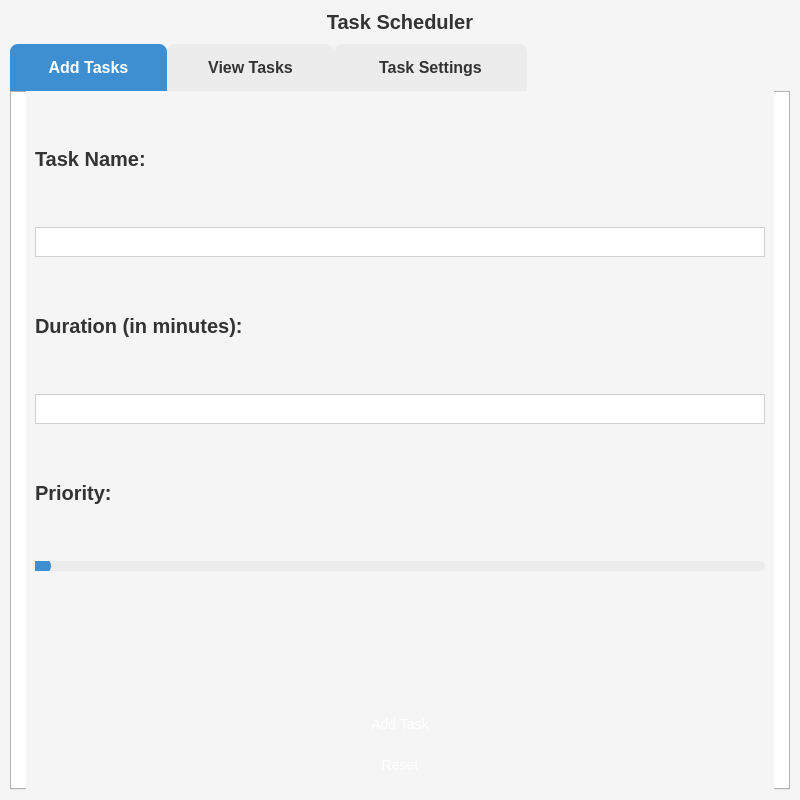
<?xml version="1.0" encoding="UTF-8"?>
<ui version="4.0">
 <class>main_menu</class>
 <widget class="QMainWindow" name="main_menu">
  <property name="geometry">
   <rect>
    <x>0</x>
    <y>0</y>
    <width>800</width>
    <height>800</height>
   </rect>
  </property>
  <property name="minimumSize">
   <size>
    <width>800</width>
    <height>800</height>
   </size>
  </property>
  <property name="windowTitle">
   <string>Main Menu</string>
  </property>
  <property name="styleSheet">
   <string notr="true">/* Set the background color for the entire application */
QMainWindow {
    background-color: #F5F5F5;
}

QWidget {
    background-color: #F5F5F5;
}

/* Style the header and title */
QHeaderView::section, QLabel {
    color: #333333;
    font-size: 20px;
    font-weight: bold;
}

/* Set the background color for the task list area */
QListView {
    background-color: #F9F9F9;
}

/* Alternate background colors for task items */
QListView::item:alternate {
    background-color: #ECECEC;
}

/* Style the buttons */
QPushButton {
    background-color: qlineargradient(x1: 0, y1: 0, x2: 0, y2: 1,
                                      stop: 0 #3D8FD1, stop: 1 #2E7CB5);
    border: none;
    border-radius: 4px;
    color: white;
    padding: 8px 16px;
    font-size: 14px;
}

QPushButton:hover {
    background-color: #2D9CDB;
    cursor: pointer;
}

QPushButton:pressed {
    background-color: #1F79A7;
}

/* Style the task priority indicators */
.QListView::indicator {
    width: 12px;
    height: 12px;
}

.QListView::indicator:checked {
    background-color: #27AE60;
}

/* Set the font for the task items */
QListView::item {
    font-size: 16px;
}

/* Style the selected task */
QListView::item:selected {
    background-color: #2D9CDB;
    color: white;
}

/* Set the font for the task description */
QListView::item QLabel {
    font-size: 14px;
}

/* Style the scrollbars */
QScrollBar:vertical {
    background-color: #F9F9F9;
    width: 12px;
}

QScrollBar::handle:vertical {
    background-color: #D1D1D1;
}

QScrollBar::handle:hover:vertical {
    background-color: #BDBDBD;
}

QScrollBar::add-line:vertical,
QScrollBar::sub-line:vertical,
QScrollBar::add-page:vertical,
QScrollBar::sub-page:vertical {
    background: none;
}

QScrollBar::add-line:vertical {
    height: 12px;
    subcontrol-position: bottom;
    subcontrol-origin: margin;
}

QScrollBar::sub-line:vertical {
    height: 12px;
    subcontrol-position: top;
    subcontrol-origin: margin;
}

/* Style the scrollbars when hovered */
QScrollBar:hover:vertical {
    background-color: #ECECEC;
}

QScrollBar::add-line:hover:vertical,
QScrollBar::sub-line:hover:vertical {
    background: none;
}

QScrollBar::add-page:hover:vertical,
QScrollBar::sub-page:hover:vertical {
    background-color: #ECECEC;
}

/* Style the scrollbars when pressed */
QScrollBar:vertical:pressed {
    background-color: #D1D1D1;
}

QScrollBar::add-line:vertical:pressed,
QScrollBar::sub-line:vertical:pressed {
    background: none;
}

QScrollBar::add-page:vertical:pressed,
QScrollBar::sub-page:vertical:pressed {
    background-color: #D1D1D1;
}

/* Style the tab widget */
QTabWidget {
    background-color: #F9F9F9;
    border: none;
}

/* Set the font and size for the tab titles */
QTabBar::tab {
    font-size: 16px;
    font-weight: bold;
    padding: 8px 16px;
}

/* Set the color for the unselected tabs */
QTabBar::tab:!selected {
    color: #333333;
    background-color: #ECECEC;
    border-top-left-radius: 8px;
    border-top-right-radius: 8px;
}

/* Set the color for the selected tab */
QTabBar::tab:selected {
    color: white;
    background-color: #3D8FD1;
    border-top-left-radius: 8px;
    border-top-right-radius: 8px;
}

/* Set the margin and padding for the content area */
QTabWidget::pane {
    margin-top: -1px;
    padding-left: 16px;
    padding-right: 16px;
}

/* Style the QLineEdit */
QLineEdit, QTimeEdit {
	font: 18pt &quot;MS UI Gothic&quot;;
    background-color: #FFFFFF;
    border: 1px solid #D1D1D1;
    padding: 6px;
    color: #333333;
}

/* Style the QLineEdit when focused */
QLineEdit:focus, QTimeEdit:focus {
    border-color: #3D8FD1;
}

/* Style the placeholder text */
QLineEdit::placeholder {
    color: #999999;
}

/* Style the QSlider */
QSlider {
    background-color: transparent;
    height: 10px;
}

/* Style the groove of the QSlider */
QSlider::groove:horizontal {
    background-color: #ECECEC;
    border-radius: 5px;
}

/* Style the handle of the QSlider */
QSlider::handle:horizontal {
    background-color: #3D8FD1;
    border: none;
    height: 16px;
    width: 16px;
    margin: -3px 0;
    border-radius: 8px;
}

/* Style the handle of the QSlider when pressed or hovered */
QSlider::handle:horizontal:hover,
QSlider::handle:horizontal:pressed {
    background-color: #2D9CDB;
}

/* Style the tick marks of the QSlider */
QSlider::sub-page:horizontal {
    background-color: #3D8FD1;
    border-radius: 5px;
}

/* Style the tick marks of the QSlider when pressed or hovered */
QSlider::sub-page:horizontal:hover,
QSlider::sub-page:horizontal:pressed {
    background-color: #2D9CDB;
}

QCheckBox {
    spacing: 5px;
}

QCheckBox::indicator {
    width: 13px;
    height: 13px;
}

QTableView {
	font: 16pt &quot;MS UI Gothic&quot;;
}


</string>
  </property>
  <widget class="QWidget" name="centralwidget">
   <layout class="QVBoxLayout" name="verticalLayout">
    <property name="spacing">
     <number>10</number>
    </property>
    <property name="leftMargin">
     <number>10</number>
    </property>
    <property name="topMargin">
     <number>10</number>
    </property>
    <property name="rightMargin">
     <number>10</number>
    </property>
    <property name="bottomMargin">
     <number>10</number>
    </property>
    <item>
     <widget class="QLabel" name="window_title_label">
      <property name="font">
       <font>
        <pointsize>-1</pointsize>
        <weight>75</weight>
        <bold>true</bold>
       </font>
      </property>
      <property name="styleSheet">
       <string notr="true"/>
      </property>
      <property name="text">
       <string>Task Scheduler</string>
      </property>
      <property name="scaledContents">
       <bool>false</bool>
      </property>
      <property name="alignment">
       <set>Qt::AlignCenter</set>
      </property>
      <property name="indent">
       <number>-3</number>
      </property>
     </widget>
    </item>
    <item>
     <widget class="QTabWidget" name="tabWidget">
      <property name="sizePolicy">
       <sizepolicy hsizetype="Expanding" vsizetype="Expanding">
        <horstretch>0</horstretch>
        <verstretch>0</verstretch>
       </sizepolicy>
      </property>
      <property name="font">
       <font>
        <family>MS UI Gothic</family>
        <pointsize>20</pointsize>
       </font>
      </property>
      <property name="layoutDirection">
       <enum>Qt::LeftToRight</enum>
      </property>
      <property name="tabShape">
       <enum>QTabWidget::Rounded</enum>
      </property>
      <property name="currentIndex">
       <number>0</number>
      </property>
      <widget class="QWidget" name="add_tasks_tab">
       <attribute name="title">
        <string>Add Tasks</string>
       </attribute>
       <layout class="QVBoxLayout" name="verticalLayout_2">
        <property name="spacing">
         <number>9</number>
        </property>
        <item>
         <widget class="QLabel" name="task_name_input_label">
          <property name="text">
           <string>Task Name:</string>
          </property>
         </widget>
        </item>
        <item>
         <widget class="QLineEdit" name="task_name_input"/>
        </item>
        <item>
         <widget class="QLabel" name="duration_input_label">
          <property name="text">
           <string>Duration (in minutes):</string>
          </property>
         </widget>
        </item>
        <item>
         <widget class="QLineEdit" name="duration_input"/>
        </item>
        <item>
         <widget class="QLabel" name="priority_input_label">
          <property name="text">
           <string>Priority:</string>
          </property>
         </widget>
        </item>
        <item>
         <widget class="QSlider" name="priority_slider">
          <property name="minimum">
           <number>1</number>
          </property>
          <property name="maximum">
           <number>5</number>
          </property>
          <property name="pageStep">
           <number>1</number>
          </property>
          <property name="orientation">
           <enum>Qt::Horizontal</enum>
          </property>
          <property name="invertedAppearance">
           <bool>false</bool>
          </property>
          <property name="invertedControls">
           <bool>false</bool>
          </property>
          <property name="tickPosition">
           <enum>QSlider::TicksBelow</enum>
          </property>
          <property name="tickInterval">
           <number>1</number>
          </property>
         </widget>
        </item>
        <item>
         <widget class="QLabel" name="input_response_label">
          <property name="styleSheet">
           <string notr="true">color: rgb(255, 0, 0);</string>
          </property>
          <property name="text">
           <string/>
          </property>
         </widget>
        </item>
        <item>
         <widget class="QPushButton" name="add_task_button">
          <property name="text">
           <string>Add Task</string>
          </property>
         </widget>
        </item>
        <item>
         <widget class="QPushButton" name="reset_button">
          <property name="text">
           <string>Reset</string>
          </property>
         </widget>
        </item>
       </layout>
      </widget>
      <widget class="QWidget" name="view_tasks">
       <attribute name="title">
        <string>View Tasks</string>
       </attribute>
       <layout class="QVBoxLayout" name="verticalLayout_4">
        <item>
         <widget class="QTableView" name="task_table_view"/>
        </item>
        <item>
         <widget class="QLabel" name="unscheduled_label">
          <property name="text">
           <string/>
          </property>
         </widget>
        </item>
       </layout>
      </widget>
      <widget class="QWidget" name="task_settings_tab">
       <attribute name="title">
        <string>Task Settings</string>
       </attribute>
       <layout class="QVBoxLayout" name="verticalLayout_3">
        <item>
         <widget class="QLabel" name="day_start_label">
          <property name="text">
           <string>Day Start Time:</string>
          </property>
         </widget>
        </item>
        <item>
         <widget class="QTimeEdit" name="day_start_input">
          <property name="alignment">
           <set>Qt::AlignCenter</set>
          </property>
          <property name="time">
           <time>
            <hour>9</hour>
            <minute>0</minute>
            <second>0</second>
           </time>
          </property>
         </widget>
        </item>
        <item>
         <widget class="QLabel" name="day_end_label">
          <property name="text">
           <string>Day End Time:</string>
          </property>
         </widget>
        </item>
        <item>
         <widget class="QTimeEdit" name="day_end_input">
          <property name="alignment">
           <set>Qt::AlignCenter</set>
          </property>
          <property name="timeSpec">
           <enum>Qt::LocalTime</enum>
          </property>
          <property name="time">
           <time>
            <hour>18</hour>
            <minute>0</minute>
            <second>0</second>
           </time>
          </property>
         </widget>
        </item>
        <item>
         <widget class="QLabel" name="break_start_label">
          <property name="text">
           <string>Break Start Time:</string>
          </property>
         </widget>
        </item>
        <item>
         <widget class="QTimeEdit" name="break_start_input">
          <property name="alignment">
           <set>Qt::AlignCenter</set>
          </property>
          <property name="time">
           <time>
            <hour>12</hour>
            <minute>0</minute>
            <second>0</second>
           </time>
          </property>
         </widget>
        </item>
        <item>
         <widget class="QLabel" name="break_end_label">
          <property name="text">
           <string>Break End Time:</string>
          </property>
         </widget>
        </item>
        <item>
         <widget class="QTimeEdit" name="break_end_input">
          <property name="alignment">
           <set>Qt::AlignCenter</set>
          </property>
          <property name="buttonSymbols">
           <enum>QAbstractSpinBox::UpDownArrows</enum>
          </property>
          <property name="time">
           <time>
            <hour>13</hour>
            <minute>0</minute>
            <second>0</second>
           </time>
          </property>
         </widget>
        </item>
        <item>
         <widget class="QLabel" name="settings_save_response_label">
          <property name="text">
           <string/>
          </property>
         </widget>
        </item>
        <item>
         <widget class="QPushButton" name="save_settings_button">
          <property name="text">
           <string>Save Settings</string>
          </property>
         </widget>
        </item>
       </layout>
      </widget>
     </widget>
    </item>
   </layout>
  </widget>
 </widget>
 <resources/>
 <connections/>
</ui>
